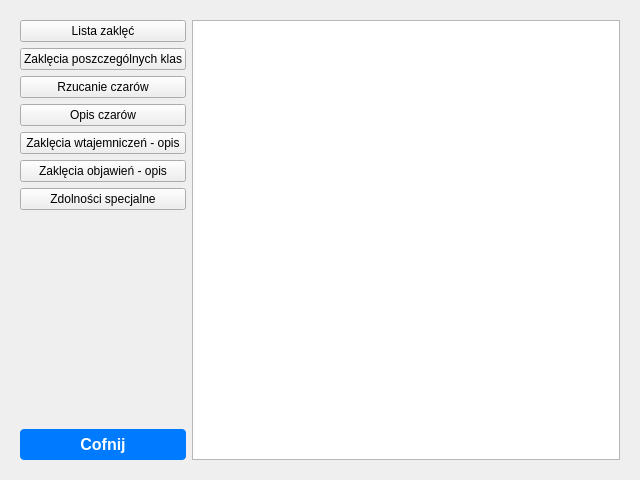
<?xml version="1.0" encoding="UTF-8"?>
<ui version="4.0">
 <class>Form</class>
 <widget class="QWidget" name="Form">
  <property name="geometry">
   <rect>
    <x>0</x>
    <y>0</y>
    <width>640</width>
    <height>480</height>
   </rect>
  </property>
  <property name="windowTitle">
   <string>Form</string>
  </property>
  <property name="styleSheet">
   <string notr="true">QPushButton#btn_back {
	color: rgb(255, 255, 255);
    background-color: #007bff;
    border-style: 1px solid stretch;
    border-radius: 4px;
    border-color: #007bff;
    font: bold 16px;
    min-width: 10em;
    padding: 6px, 6px, 12px, 12px; 
	transition: color 0.15s ease-in-out, background-color 0.15s ease-in-out, border-color 0.15s ease-in-out, box-shadow 0.15s ease-in-out;
}
QPushButton#btn_back:pressed {
	color: rgb(255, 255, 255);
    background-color: #0069d9;
    border-style: 1px solid stretch;
    border-radius: 4px;
    border-color: #0062cc;
    font: bold 16px;
    min-width: 10em;
    padding: 6px, 6px, 12px, 12px; 
	transition: color 0.15s ease-in-out, background-color 0.15s ease-in-out, border-color 0.15s ease-in-out, box-shadow 0.15s ease-in-out;
}</string>
  </property>
  <layout class="QHBoxLayout" name="horizontalLayout">
   <item>
    <widget class="QStackedWidget" name="stackedWidget">
     <property name="currentIndex">
      <number>1</number>
     </property>
     <widget class="QWidget" name="menu">
      <layout class="QVBoxLayout" name="verticalLayout_2">
       <item>
        <widget class="QScrollArea" name="scrollArea">
         <property name="widgetResizable">
          <bool>true</bool>
         </property>
         <widget class="QWidget" name="scrollAreaWidgetContents">
          <property name="geometry">
           <rect>
            <x>0</x>
            <y>0</y>
            <width>230</width>
            <height>90</height>
           </rect>
          </property>
          <layout class="QVBoxLayout" name="verticalLayout_3">
           <item alignment="Qt::AlignHCenter">
            <widget class="QPushButton" name="pushButton">
             <property name="sizePolicy">
              <sizepolicy hsizetype="Fixed" vsizetype="Fixed">
               <horstretch>0</horstretch>
               <verstretch>0</verstretch>
              </sizepolicy>
             </property>
             <property name="minimumSize">
              <size>
               <width>0</width>
               <height>72</height>
              </size>
             </property>
             <property name="font">
              <font>
               <pointsize>16</pointsize>
               <weight>75</weight>
               <bold>true</bold>
              </font>
             </property>
             <property name="text">
              <string>Księga czarów</string>
             </property>
             <property name="icon">
              <iconset>
               <normaloff>../spellbook.svg</normaloff>../spellbook.svg</iconset>
             </property>
             <property name="iconSize">
              <size>
               <width>48</width>
               <height>48</height>
              </size>
             </property>
            </widget>
           </item>
          </layout>
         </widget>
        </widget>
       </item>
      </layout>
     </widget>
     <widget class="QWidget" name="spells">
      <layout class="QHBoxLayout" name="horizontalLayout_2">
       <item>
        <layout class="QVBoxLayout" name="vbox">
         <item>
          <layout class="QVBoxLayout" name="vbox_child">
           <item>
            <widget class="QPushButton" name="pushButton_2">
             <property name="text">
              <string>Lista zaklęć</string>
             </property>
            </widget>
           </item>
           <item>
            <widget class="QPushButton" name="pushButton_3">
             <property name="text">
              <string>Zaklęcia poszczególnych klas</string>
             </property>
            </widget>
           </item>
           <item>
            <widget class="QPushButton" name="pushButton_4">
             <property name="text">
              <string>Rzucanie czarów</string>
             </property>
            </widget>
           </item>
           <item>
            <widget class="QPushButton" name="pushButton_5">
             <property name="text">
              <string>Opis czarów</string>
             </property>
            </widget>
           </item>
           <item>
            <widget class="QPushButton" name="pushButton_6">
             <property name="text">
              <string>Zaklęcia wtajemniczeń - opis</string>
             </property>
            </widget>
           </item>
           <item>
            <widget class="QPushButton" name="pushButton_7">
             <property name="text">
              <string>Zaklęcia objawień - opis</string>
             </property>
            </widget>
           </item>
           <item>
            <widget class="QPushButton" name="pushButton_8">
             <property name="text">
              <string>Zdolności specjalne</string>
             </property>
            </widget>
           </item>
          </layout>
         </item>
         <item alignment="Qt::AlignBottom">
          <widget class="QPushButton" name="btn_back">
           <property name="styleSheet">
            <string notr="true"/>
           </property>
           <property name="text">
            <string>Cofnij</string>
           </property>
          </widget>
         </item>
        </layout>
       </item>
       <item>
        <widget class="QTextBrowser" name="textBrowser"/>
       </item>
      </layout>
     </widget>
    </widget>
   </item>
  </layout>
 </widget>
 <resources/>
 <connections/>
</ui>
